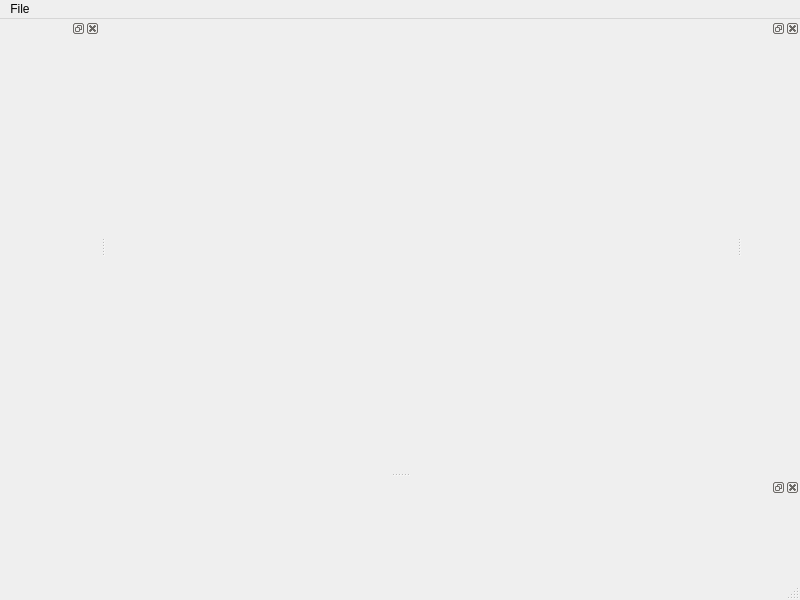
<?xml version="1.0" encoding="UTF-8"?>
<ui version="4.0">
 <class>EnvDev</class>
 <widget class="QMainWindow" name="EnvDev">
  <property name="geometry">
   <rect>
    <x>0</x>
    <y>0</y>
    <width>800</width>
    <height>600</height>
   </rect>
  </property>
  <property name="windowTitle">
   <string>EnvDev</string>
  </property>
  <widget class="QWidget" name="centralwidget"/>
  <widget class="QMenuBar" name="menubar">
   <property name="geometry">
    <rect>
     <x>0</x>
     <y>0</y>
     <width>800</width>
     <height>22</height>
    </rect>
   </property>
   <widget class="QMenu" name="menuFile">
    <property name="title">
     <string>File</string>
    </property>
    <addaction name="actionNew"/>
    <addaction name="actionSearch_containers"/>
    <addaction name="actionSave_env"/>
   </widget>
   <addaction name="menuFile"/>
  </widget>
  <widget class="QStatusBar" name="statusbar"/>
  <widget class="QDockWidget" name="m_containers">
   <property name="sizePolicy">
    <sizepolicy hsizetype="Fixed" vsizetype="Preferred">
     <horstretch>0</horstretch>
     <verstretch>0</verstretch>
    </sizepolicy>
   </property>
   <property name="minimumSize">
    <size>
     <width>100</width>
     <height>40</height>
    </size>
   </property>
   <attribute name="dockWidgetArea">
    <number>1</number>
   </attribute>
   <widget class="QWidget" name="dockWidgetContents"/>
  </widget>
  <widget class="QDockWidget" name="m_tools">
   <attribute name="dockWidgetArea">
    <number>2</number>
   </attribute>
   <widget class="QWidget" name="dockWidgetContents_3"/>
  </widget>
  <widget class="QDockWidget" name="m_properties">
   <property name="minimumSize">
    <size>
     <width>87</width>
     <height>100</height>
    </size>
   </property>
   <attribute name="dockWidgetArea">
    <number>8</number>
   </attribute>
   <widget class="QWidget" name="dockWidgetContents_4"/>
  </widget>
  <action name="actionNew">
   <property name="text">
    <string>New</string>
   </property>
  </action>
  <action name="actionSearch_containers">
   <property name="text">
    <string>Search containers</string>
   </property>
  </action>
  <action name="actionSave_env">
   <property name="text">
    <string>Save env</string>
   </property>
  </action>
 </widget>
 <resources/>
 <connections/>
</ui>
